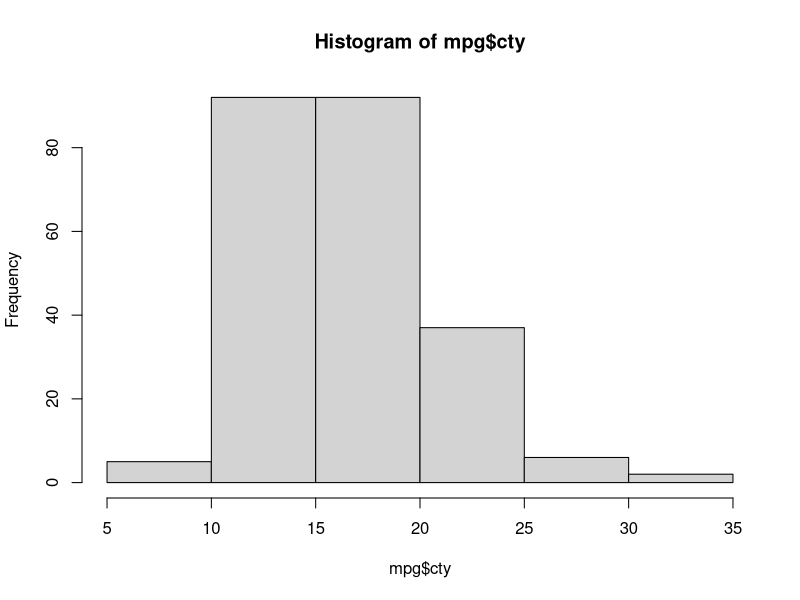
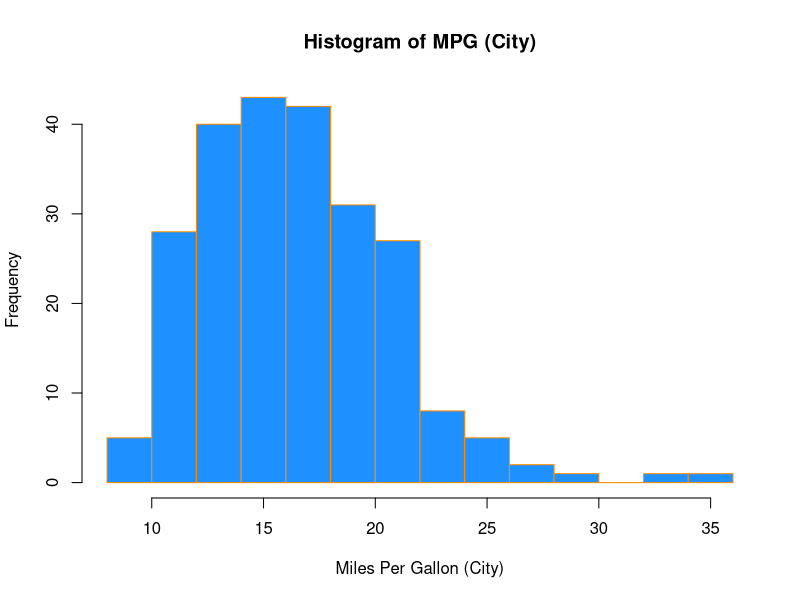
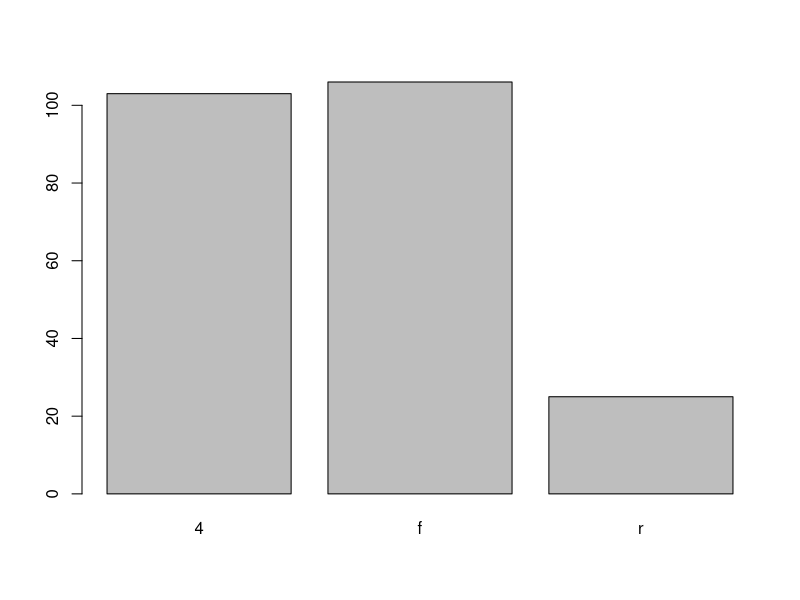
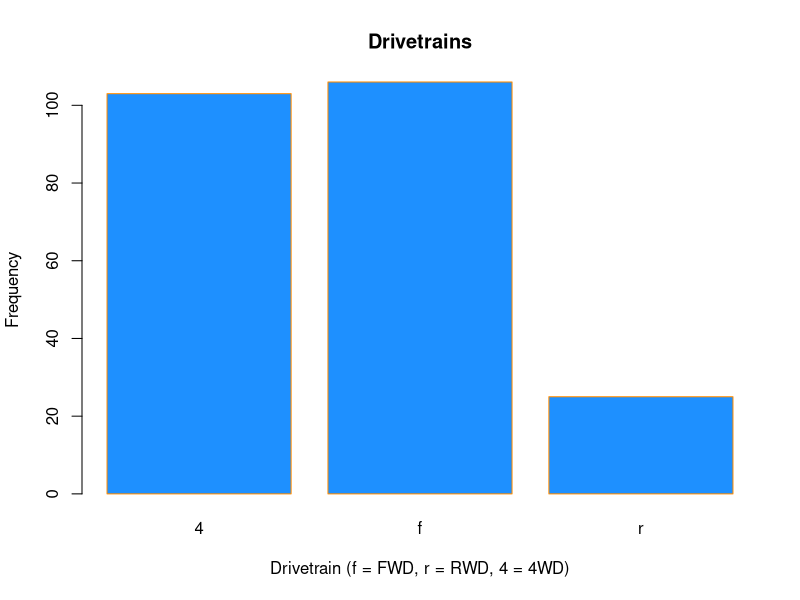
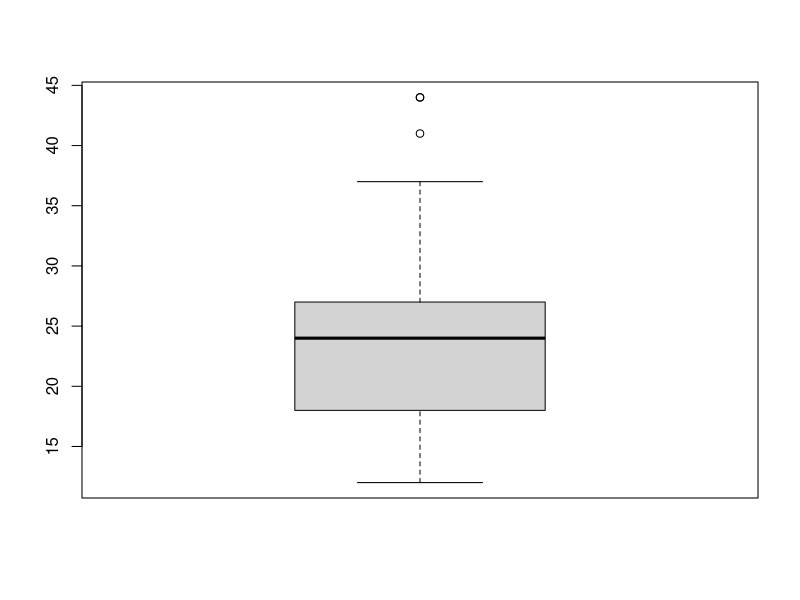
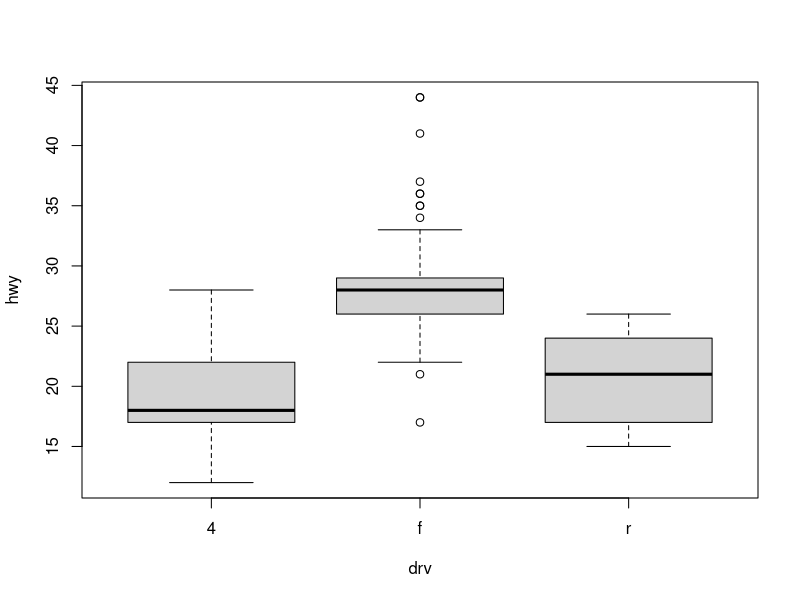
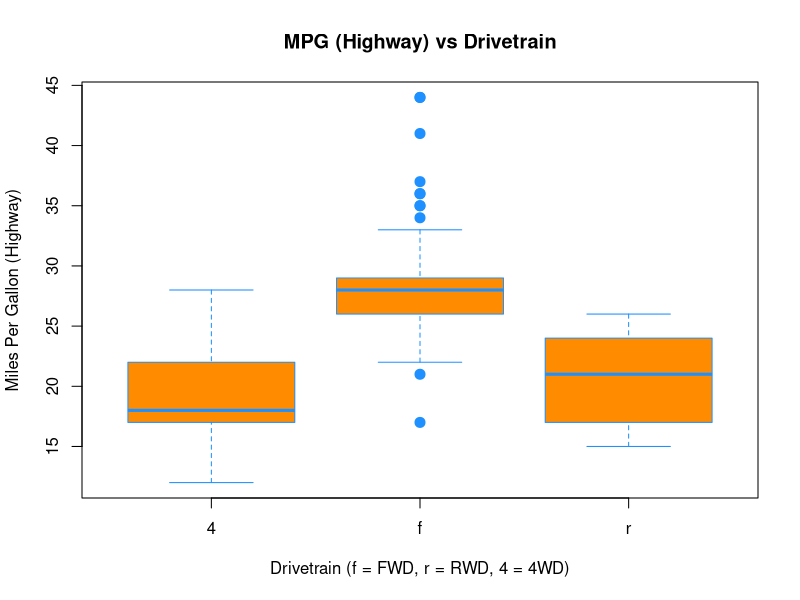
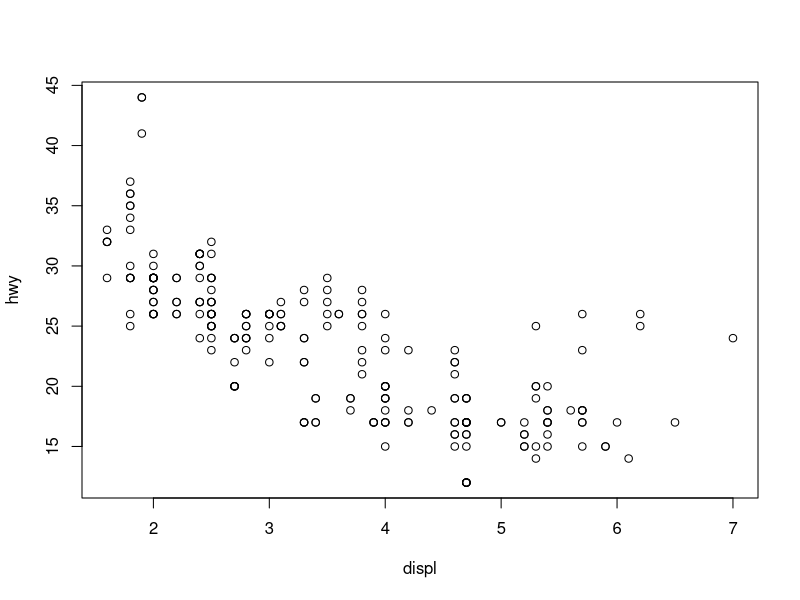

Write the R code that produced these figures, in order.
############           Ways to graph and summarize data
library(ggplot2)  ## load the library
mean(mpg$cty)     ## sample mean of a vector
median(mpg$cty)   ## sample median of a vector
var(mpg$cty)      ## sample variance of a vector
sd(mpg$cty)       ## sample standard deviation of a vector
min(mpg$cty)
max(mpg$cty)
range(mpg$cty)



## For categorical variables, counts and percentages can be used for summary.
table(mpg$drv)
table(mpg$drv) / nrow(mpg)   ## relative frequency


## histograms for a numerical variable
hist(mpg$cty)

hist(mpg$cty,
     xlab   = "Miles Per Gallon (City)",
     main   = "Histogram of MPG (City)",
     breaks = 12,
     col    = "dodgerblue",
     border = "darkorange")





## bar plots for a categorical variable
barplot(table(mpg$drv))

barplot(table(mpg$drv),
        xlab   = "Drivetrain (f = FWD, r = RWD, 4 = 4WD)",
        ylab   = "Frequency",
        main   = "Drivetrains",
        col    = "dodgerblue",
        border = "darkorange")



#### Box Plots
unique(mpg$drv)    ## returns the unique values of a variable
boxplot(mpg$hwy)

#However, more often we will use boxplots to compare a numerical variable for different values of a categorical variable.
boxplot(hwy ~ drv, data = mpg)

boxplot(hwy ~ drv, data = mpg,
        xlab   = "Drivetrain (f = FWD, r = RWD, 4 = 4WD)",
        ylab   = "Miles Per Gallon (Highway)",
        main   = "MPG (Highway) vs Drivetrain",
        pch    = 20,
        cex    = 2,
        col    = "darkorange",
        border = "dodgerblue")



##### Scatter plot
plot(hwy ~ displ, data = mpg)

plot(hwy ~ displ, data = mpg,
     xlab = "Engine Displacement (in Liters)",
     ylab = "Miles Per Gallon (Highway)",
     main = "MPG (Highway) vs Engine Displacement",
     pch  = 20,
     cex  = 2,
     col  = "dodgerblue")









##############    Basics of Probability and Statistics
##### We typically want to know one of four things:
#     (1) The density (pdf) at a particular value.
#     (2) The distribution (cdf) at a particular value.
#     (3) The quantile value corresponding to a particular probability.
#     (4) A random draw of values from a particular distribution.

##### The general naming structure of the relevant R functions is:
#     (1) dname: calculates density (pdf) at input x.
#     (2) pname: calculates distribution (cdf) at input x.
#     (3) qname calculates the quantile at an input probability.
#     (4) rname generates a random draw from a particular distribution.
#     where the name represents the name of a given distribution, like 'norm' for normal distribution, 'binom' for binomial distribution
#     't' for t distribution, 'pois' for poisson distribution, 'chisq' for chi-squared distribution

dnorm(x = 3, mean = 2, sd = 5)    # the pdf at x=3 for N(2, 25)
pnorm(q = 3, mean = 2, sd = 5)    # the cdf at x=3 for N(2, 25)
qnorm(p=0.975, mean=2, sd = 5)    # the quantile for probability 0.975
rnorm(n = 10, mean = 2, sd = 5)   # generate a random sample of 10 of N(2, 25)

dbinom(x=6, size=10,prob=0.75)




####### One-sample T test
capt_crisp = data.frame(weight = c(15.5, 16.2, 16.1, 15.8, 15.6, 16.0, 15.8, 15.9, 16.2))
n <- length(capt_crisp$weight)
x_bar = mean(capt_crisp$weight)
s     = sd(capt_crisp$weight)
mu_0  = 16
t = (x_bar - mu_0) / (s / sqrt(n))    ### t-statistic
pt(t, df = n - 1)                     ### p-value

## we can do the above test in one command, one-sided test
t.test(x = capt_crisp$weight, mu = 16, alternative = c("less"), conf.level = 0.95)

## Since the test was one-sided, R returned a one-sided confidence interval. If instead we wanted a two-sided interval for 
## the mean weight of boxes of Captain Crisp cereal we could modify our code.
capt_test_results = t.test(capt_crisp$weight, mu = 16,
                           alternative = c("two.sided"), conf.level = 0.95)
names(capt_test_results)












